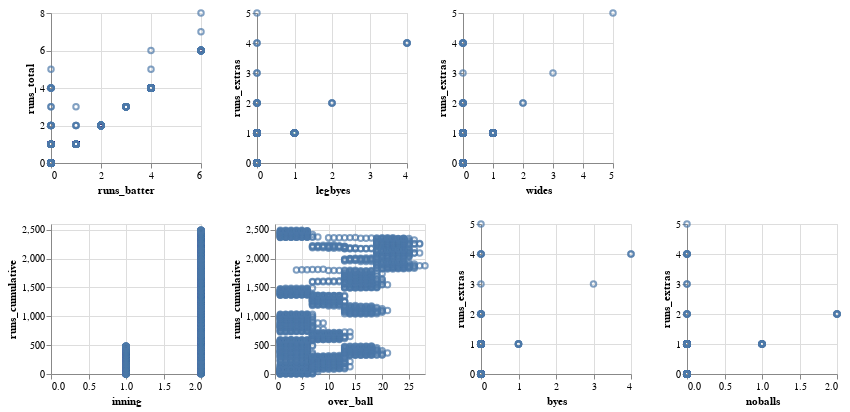

Notebook code cell kept with this figure:
### Code cell
def vis_corr_scatter(x_input, y_input):
    return alt.Chart(corr_data).mark_point().encode(
        x = x_input,
        y = y_input
    ).properties(
        width = 150,
        height = 150
    )
    
batter_total_run_total = vis_corr_scatter("runs_batter:Q", "runs_total:Q")
legbyes_runs_extras = vis_corr_scatter("legbyes:Q", "runs_extras:Q")
wides_runs_extras = vis_corr_scatter("wides:Q", "runs_extras:Q")
inning_runs_cumulative = vis_corr_scatter("inning:Q", "runs_cumulative:Q")	
over_ball_runs_cumulative = vis_corr_scatter("over_ball:Q", "runs_cumulative:Q")
byes_runs_extras = vis_corr_scatter("byes:Q", "runs_extras:Q")
noballs_runs_extras = vis_corr_scatter("noballs:Q", "runs_extras:Q")

v_s_1 = alt.hconcat(batter_total_run_total, legbyes_runs_extras, wides_runs_extras)
v_s_2 = alt.hconcat(inning_runs_cumulative, over_ball_runs_cumulative, byes_runs_extras, noballs_runs_extras)
alt.vconcat(v_s_1, v_s_2)

### Figure 1 — Vega-Lite specification as saved in the notebook (floating-point values rounded to 4 significant figures; data arrays with more than 128 entries replaced by an {"elided": "..."} marker saying what was removed)
{"config": {"view": {"continuousWidth": 300, "continuousHeight": 300}}, "vconcat": [{"hconcat": [{"mark": {"type": "point"}, "encoding": {"x": {"field": "runs_batter", "type": "quantitative"}, "y": {"field": "runs_total", "type": "quantitative"}}, "height": 150, "width": 150}, {"mark": {"type": "point"}, "encoding": {"x": {"field": "legbyes", "type": "quantitative"}, "y": {"field": "runs_extras", "type": "quantitative"}}, "height": 150, "width": 150}, {"mark": {"type": "point"}, "encoding": {"x": {"field": "wides", "type": "quantitative"}, "y": {"field": "runs_extras", "type": "quantitative"}}, "height": 150, "width": 150}]}, {"hconcat": [{"mark": {"type": "point"}, "encoding": {"x": {"field": "inning", "type": "quantitative"}, "y": {"field": "runs_cumulative", "type": "quantitative"}}, "height": 150, "width": 150}, {"mark": {"type": "point"}, "encoding": {"x": {"field": "over_ball", "type": "quantitative"}, "y": {"field": "runs_cumulative", "type": "quantitative"}}, "height": 150, "width": 150}, {"mark": {"type": "point"}, "encoding": {"x": {"field": "byes", "type": "quantitative"}, "y": {"field": "runs_extras", "type": "quantitative"}}, "height": 150, "width": 150}, {"mark": {"type": "point"}, "encoding": {"x": {"field": "noballs", "type": "quantitative"}, "y": {"field": "runs_extras", "type": "quantitative"}}, "height": 150, "width": 150}]}], "data": {"name": "data-2bf29b262f6c987634d455440e168666"}, "$schema": "https://vega.github.io/schema/vega-lite/v5.16.3.json", "datasets": {"data-2bf29b262f6c987634d455440e168666": {"elided": "2328 records"}}}
